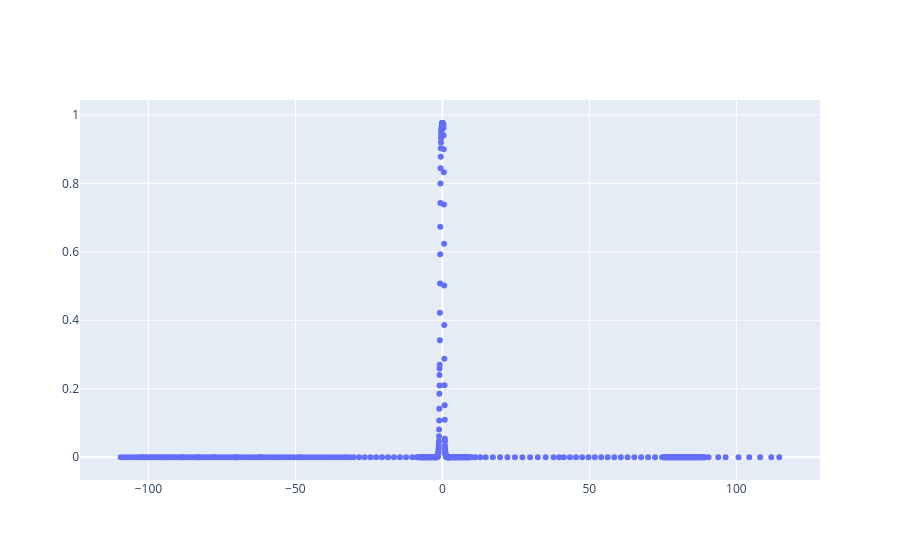
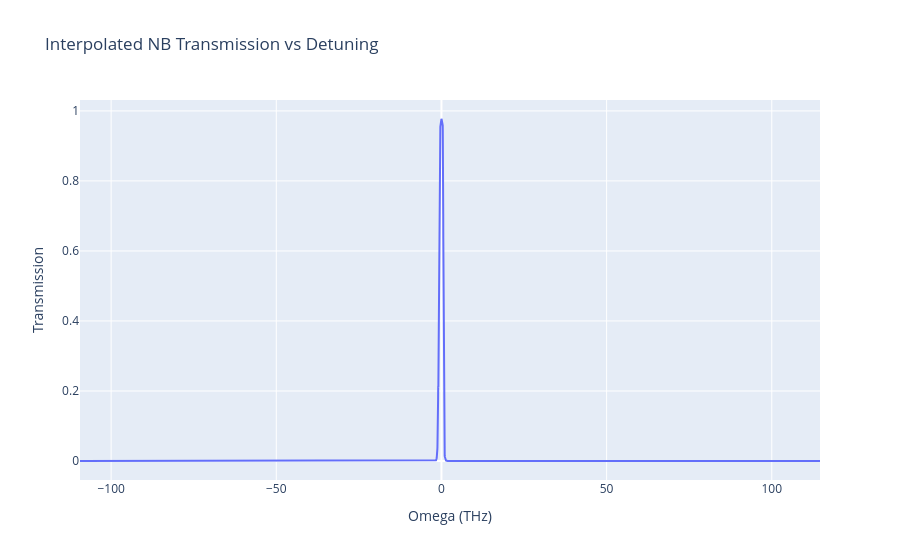
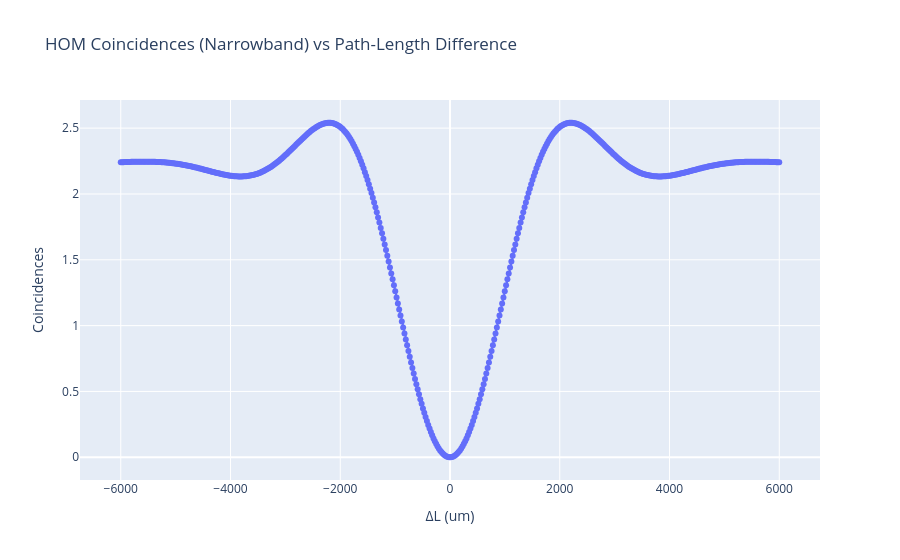

The notebook cell these images were saved under, in order:
### Markdown cell above
# Part 2

### Code cell
#Speed of light in convenient units
c_nm_ps = 299792.458          # nm/ps
c_um_ps = c_nm_ps / 1000.0    # um/ps

#Read NB filter transmission vs wavelength and convert to frequency (THz)
transmission_spec = pd.read_csv("LL01-810_Spectrum.txt", sep=r"\s+", header=3)
wl_nm = transmission_spec["Wavelength(nm)"].to_numpy()
T = transmission_spec["Transmission"].to_numpy()
freq_thz = c_nm_ps / wl_nm

#Define detuning Omega = f - f0 around the physical center wavelength (basically reshuffle data so that the x-axis is detuning from center frequency instead of wavelength)
lambda0_nm = 810.0
f0 = c_nm_ps / lambda0_nm
sort_idx = np.argsort(freq_thz)
freq_sorted = freq_thz[sort_idx]
T_sorted = T[sort_idx]
Omega_data = freq_sorted - f0

#Linear interpolation avoids overshoot artifacts without explicit clipping
spec_interp = interp1d(Omega_data, T_sorted, kind="linear", bounds_error=False, fill_value=0.0)

#Plot filter data and interpolation as a sanity check
go.Figure(data=go.Scatter(x=Omega_data, y=T_sorted, mode="markers", name="Data Points")).show()
frequency_grid = np.linspace(Omega_data.min(), Omega_data.max(), 10000)
fig = go.Figure(data=go.Scatter(x=frequency_grid, y=spec_interp(frequency_grid), mode="lines"))
fig.update_layout(title="Interpolated NB Transmission vs Detuning",xaxis_title="Omega (THz)",yaxis_title="Transmission",)
fig.show()


GVM = 192.0 * 1e-3  #Convert to ps/mm
L_mm = 1.0

def narrowband(Omega, deltaL_um):
    sinc_arg = 0.5 * GVM * L_mm * Omega
    sin_arg = 0.5 * deltaL_um * Omega / c_um_ps
    return spec_interp(Omega) * spec_interp(-Omega) * np.sinc(sinc_arg) ** 2 * 4.0 * np.sin(sin_arg) ** 2

#Integrate over the frequency span where the interpolated spectrum is defined (since it goes to zero outside that range, we can just integrate over the data range instead of all frequencies)
omega_lim = min(abs(Omega_data.min()), abs(Omega_data.max()))

#filtered coincidences are in a much wider range than in the wideband case because we are essentially restricting the allowed energies of the photons, so because of the uncertainty principle we are allowing a wider range of arrival times!
deltaLs = np.linspace(-6000, 6000, 500)
HOMnb = []

#Here we use trapezoid integration since quad was giving me some numerical artifacts due to the oscillatory behavior of the integrand. 
omega_int = np.linspace(-omega_lim, omega_lim, 20001)
base_weight = spec_interp(omega_int) * spec_interp(-omega_int) * np.sinc(0.5 * GVM * L_mm * omega_int) ** 2

for deltaL in deltaLs:
    sin_arg = 0.5 * deltaL * omega_int / c_um_ps
    integrand = base_weight * 4.0 * np.sin(sin_arg) ** 2
    HOMnb.append(np.trapezoid(integrand, omega_int))

fig = go.Figure(data=go.Scatter(x=deltaLs, y=HOMnb, mode="lines+markers", name="Narrowband"))
fig.update_layout(
    title="HOM Coincidences (Narrowband) vs Path-Length Difference",
    xaxis_title="ΔL (um)",
    yaxis_title="Coincidences",
)
fig.show()

### Figure 1 — Plotly figure (JSON) as saved in the notebook; plotly's stock layout.template omitted (floating-point values rounded to 4 significant figures; data arrays with more than 128 entries replaced by an {"elided": "..."} marker saying what was removed)
{"data": [{"mode": "markers", "name": "Data Points", "type": "scatter", "x": {"elided": "379 float values"}, "y": {"elided": "379 float values"}}], "layout": {}}

### Figure 2 — Plotly figure (JSON) as saved in the notebook; plotly's stock layout.template omitted (floating-point values rounded to 4 significant figures; data arrays with more than 128 entries replaced by an {"elided": "..."} marker saying what was removed)
{"data": [{"mode": "lines", "type": "scatter", "x": {"elided": "10000 float values"}, "y": {"elided": "10000 float values"}}], "layout": {"title": {"text": "Interpolated NB Transmission vs Detuning"}, "xaxis": {"title": {"text": "Omega (THz)"}}, "yaxis": {"title": {"text": "Transmission"}}}}

### Figure 3 — Plotly figure (JSON) as saved in the notebook; plotly's stock layout.template omitted (floating-point values rounded to 4 significant figures; data arrays with more than 128 entries replaced by an {"elided": "..."} marker saying what was removed)
{"data": [{"mode": "lines+markers", "name": "Narrowband", "type": "scatter", "x": {"elided": "500 float values"}, "y": {"elided": "500 float values"}}], "layout": {"title": {"text": "HOM Coincidences (Narrowband) vs Path-Length Difference"}, "xaxis": {"title": {"text": "ΔL (um)"}}, "yaxis": {"title": {"text": "Coincidences"}}}}
